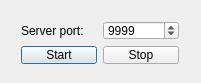
<?xml version="1.0" encoding="UTF-8"?>
<ui version="4.0">
 <class>Dialog</class>
 <widget class="QDialog" name="Dialog">
  <property name="geometry">
   <rect>
    <x>0</x>
    <y>0</y>
    <width>201</width>
    <height>83</height>
   </rect>
  </property>
  <property name="windowTitle">
   <string>Dialog</string>
  </property>
  <widget class="QWidget" name="">
   <property name="geometry">
    <rect>
     <x>10</x>
     <y>10</y>
     <width>180</width>
     <height>65</height>
    </rect>
   </property>
   <layout class="QVBoxLayout" name="verticalLayout">
    <item>
     <layout class="QHBoxLayout" name="horizontalLayout">
      <item>
       <widget class="QLabel" name="label">
        <property name="text">
         <string>Server port:</string>
        </property>
       </widget>
      </item>
      <item>
       <widget class="QSpinBox" name="spinBox">
        <property name="maximum">
         <number>65000</number>
        </property>
        <property name="value">
         <number>9999</number>
        </property>
       </widget>
      </item>
     </layout>
    </item>
    <item>
     <layout class="QHBoxLayout" name="horizontalLayout_2">
      <item>
       <widget class="QPushButton" name="buttonStart">
        <property name="text">
         <string>Start</string>
        </property>
       </widget>
      </item>
      <item>
       <widget class="QPushButton" name="buttonStop">
        <property name="text">
         <string>Stop</string>
        </property>
       </widget>
      </item>
     </layout>
    </item>
   </layout>
  </widget>
 </widget>
 <layoutdefault spacing="6" margin="11"/>
 <resources/>
 <connections/>
</ui>
